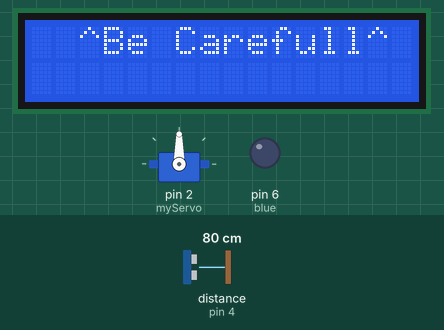
Simulated run of this sketch. Board: Arduino Uno, built with avr-gcc and run on an emulated ATmega328P. Shown: servo, 16×2 character LCD, output pins drawn as LEDs (lit = HIGH). Inputs (shaded band) come from the test bench; at power-on: distance to the obstacle (sensor on pin 4) 80 cm. The echo pulse lasts 58.3 µs per cm; pins used as bus, display or sensor lines are not drawn; what the sketch prints to the serial monitor is not drawn.

Above: at 0.2 s.
3.4 s: distance to the obstacle (sensor on pin 4) set to 53 cm
At 11.9 s:
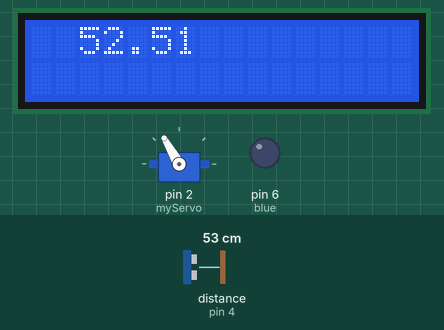
12.1 s: distance to the obstacle (sensor on pin 4) set to 48 cm
At 14.6 s:
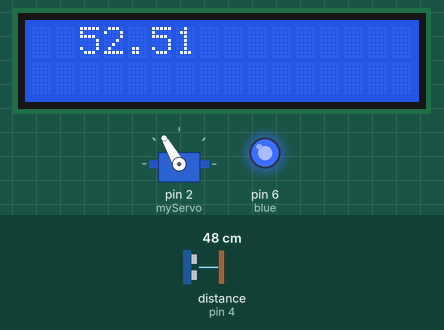
20.8 s: distance to the obstacle (sensor on pin 4) set to 60 cm
At 24.7 s:
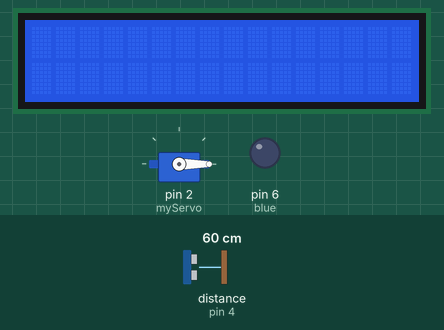
28.2 s: distance to the obstacle (sensor on pin 4) set to 2 cm
At 30.8 s:
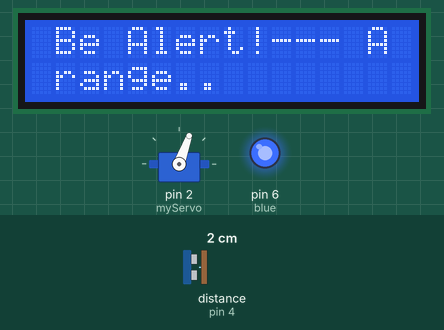
36.9 s: distance to the obstacle (sensor on pin 4) set to 120 cm
At 43.2 s:
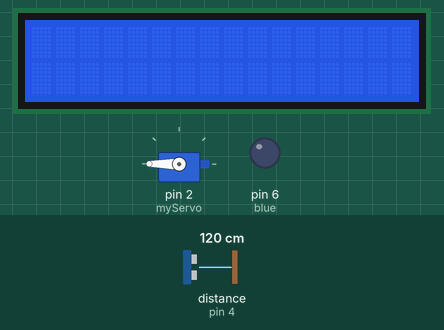
45.6 s: distance to the obstacle (sensor on pin 4) set to 4 cm
At 79.3 s:
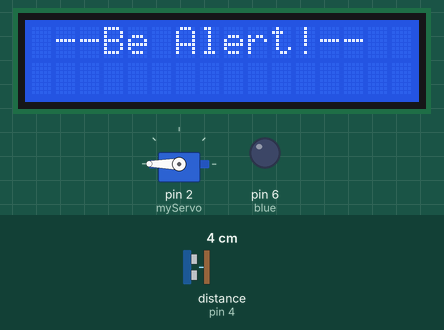
Timing chart, 0 to 80.3 s (numbered marks = the images above; inputs shaded):
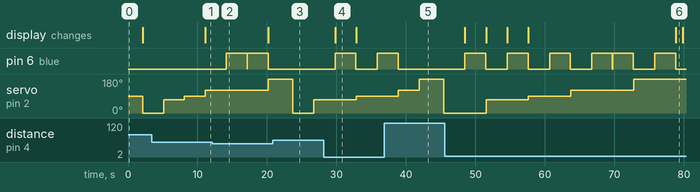

Measured:
- the behaviour switches between 51 and 50 cm on distance to the obstacle (sensor on pin 4) (found by bisection; images 1 and 2)
- after the input at 3.4 s, the display: changes after 7.7 s (image 1)
- after the input at 12.1 s, pin 6 (blue): alternates HIGH for 3.0 s and LOW for 0.02 s, starting after 2.0 s
- after the input at 20.8 s, pin 6 (blue): stays LOW (without the input it goes to HIGH after 2.4 s); servo on pin 2 (myServo): 180° → 0° after 2.9 s instead of 7.0 s
- after the input at 28.2 s, pin 6 (blue): LOW → HIGH after 1.6 s, → LOW 3.0 s later, → HIGH 3.1 s later; the display: changes after 1.6 s (image 4)
- after the input at 36.9 s, pin 6 (blue): goes on until 38.9 s, then stays LOW
- after the input at 45.6 s, pin 6 (blue): goes 3 × (HIGH 3.0 s, LOW 3.1 s), HIGH 3.0 s, LOW 0.02 s, HIGH 3.0 s, LOW 3.1 s, HIGH 3.0 s, then LOW, starting after 2.9 s; the display: first changes after 2.9 s (image 6 shows a later state)

The sketch:

Ultrasonic_servo.ino
```cpp
    #include <LiquidCrystal_I2C.h>
#include <Wire.h>
#include <Stepper.h>
#include <Servo.h>
#define trigger 3
#define echo 4
LiquidCrystal_I2C lcd(0x27, 16, 2);
int stepBothSide = 2000;
Stepper myStepper = Stepper(stepBothSide, 8, 9, 10, 11);
int blue = 6;

Servo myServo;
float distance;
long duration;
void setup() {
  pinMode(blue, OUTPUT);
  pinMode(trigger, OUTPUT);
  pinMode(echo, INPUT);
  myServo.attach(2);
 // myServo.write(0);
  Serial.begin(9600);
  lcd.init();
  lcd.backlight();
  lcd.setCursor(2, 0);
  Serial.println("---------Hello AND Welcome---------");
  //delay(2000);
  lcd.clear();
  lcd.setCursor(2, 0);
  lcd.print("Ultransonic");
  Serial.println("Ultransonic sensor is detecting an objects.... ");
  lcd.setCursor(1, 1);
  lcd.print("is detecting");
  //delay(4000);
  lcd.clear();
  lcd.setCursor(2, 0);
  lcd.print("^Be Carefull^");
  //Serial.println("Be Carefull");
  delay(2000);

  lcd.clear();
  /* digitalWrite(trigger, LOW);
  delayMicroseconds(2);
  digitalWrite(trigger, HIGH);
  delayMicroseconds(10);
  digitalWrite(trigger,LOW);

  duration = pulseIn(echo,HIGH);
  distance = duration*0.034/2;
  lcd.setCursor(5,0);
  lcd.print(distance);*/
}
void loop() {

  /* digitalWrite(trigger, LOW);
  delayMicroseconds(2);
  digitalWrite(trigger, HIGH);
  delayMicroseconds(10);
  digitalWrite(trigger,LOW);

  duration = pulseIn(echo,HIGH);
  distance = duration*0.034/2;*/

  myServo.write(0);
  delay(3000);
  digitalWrite(trigger, LOW);
  delayMicroseconds(2);
  digitalWrite(trigger, HIGH);
  delayMicroseconds(10);
  digitalWrite(trigger, LOW);

  duration = pulseIn(echo, HIGH);
  distance = duration * 0.034 / 2;
  //lcd.setCursor(2,0);
  //lcd.print(distance);
  Serial.print(distance);
  Serial.println("cm");
  if (distance <= 50) {

    lcd.clear();
    lcd.setCursor(1, 0);
    lcd.print("Be Alert!--- A unknown person enter our range..");
    Serial.println(" Be Alert!--- A unknown person enter our range ...");
    Serial.println(" This object distance is in 50 cm...");
     digitalWrite(blue, HIGH);
    delay(3000);

     digitalWrite(blue, LOW);
    //delay(1000);
    lcd.clear();
    lcd.setCursor(1, 0);
    lcd.print("Someone is in");
    lcd.setCursor(1, 1);
    lcd.print("range of 50cm");
    //delay(2000);
    lcd.clear();
  } else {
    digitalWrite(blue, LOW);
  }

  myServo.write(70);
  delay(3000);
  digitalWrite(trigger, LOW);
  delayMicroseconds(2);
  digitalWrite(trigger, HIGH);
  delayMicroseconds(10);
  digitalWrite(trigger, LOW);

  duration = pulseIn(echo, HIGH);
  distance = duration * 0.034 / 2;
  //lcd.setCursor(2,0);
  //lcd.print(distance);
  Serial.print(distance);
  Serial.println("cm");
  if (distance <= 50) {

    lcd.clear();
    lcd.setCursor(1, 0);
    lcd.print("Be Alert!--- A unknown person enter our range..");
    Serial.println("Be Alert!--- A unknown person enter our range ...");
    Serial.println("This object distance is in 50 cm...");
      digitalWrite(blue, HIGH);
    delay(3000);
     digitalWrite(blue, LOW);
    //delay(1000);
    lcd.clear();
    lcd.setCursor(1, 0);
    lcd.print("Someone is in");
    lcd.setCursor(1, 1);
    lcd.print("range of 50cm");
    //delay(2000);
    lcd.clear();
  } else {
    digitalWrite(blue, LOW);
  }

  myServo.write(90);
  delay(3000);
  digitalWrite(trigger, LOW);
  delayMicroseconds(2);
  digitalWrite(trigger, HIGH);
  delayMicroseconds(10);
  digitalWrite(trigger, LOW);

  duration = pulseIn(echo, HIGH);
  distance = duration * 0.034 / 2;
  lcd.setCursor(2, 0);
  lcd.print(distance);
  Serial.print(distance);
  Serial.println("cm");
  if (distance <= 50) {

    lcd.clear();
    Serial.println("Be Alert!--- A unknown person enter our range ...");
    Serial.println("This object distance is in 50 cm...");
     digitalWrite(blue, HIGH);
    delay(3000);
     digitalWrite(blue, LOW);
    lcd.setCursor(1, 0);
    lcd.print("--Be Alert!--");
    //delay(1000);
    lcd.clear();
    lcd.setCursor(1, 0);
    lcd.print("Someone is in");
    lcd.setCursor(1, 1);
    lcd.print("range of 50cm");
    //delay(2000);
    lcd.clear();
  } else {
    digitalWrite(blue, LOW);
  }
  myServo.write(120);
  delay(3000);
  digitalWrite(trigger, LOW);
  delayMicroseconds(2);
  digitalWrite(trigger, HIGH);
  delayMicroseconds(10);
  digitalWrite(trigger, LOW);

  duration = pulseIn(echo, HIGH);
  distance = duration * 0.034 / 2;
  //lcd.setCursor(2,0);
  Serial.print(distance);
  Serial.println(" cm");
  if (distance <= 50) {
    digitalWrite(blue, HIGH);
    delay(3000);
     digitalWrite(blue, LOW);
    Serial.println("Be Alert!--- A unknown person enter our range ...");
    Serial.println("This object distance is in 50 cm...");
     digitalWrite(blue, HIGH);
    delay(3000);
     digitalWrite(blue, LOW);
    lcd.clear();
    lcd.setCursor(1, 0);
    lcd.print("--Be Alert!--");
    //delay(1000);
    lcd.clear();
    lcd.setCursor(1, 0);
    lcd.print("Someone is in");
    lcd.setCursor(1, 1);
    lcd.print("range of 50cm");
    // delay(2000);
    lcd.clear();
  } else {
    digitalWrite(blue, LOW);
  }
  myServo.write(180);
  delay(3000);
  digitalWrite(trigger, LOW);
  delayMicroseconds(2);
  digitalWrite(trigger, HIGH);
  delayMicroseconds(10);
  digitalWrite(trigger, LOW);

  duration = pulseIn(echo, HIGH);
  distance = duration * 0.034 / 2;
  ///lcd.setCursor(2,0);
  Serial.print(distance);
  Serial.println(" cm");
  if (distance <= 50) {

    Serial.println("Be Alert!--- A unknown person enter our range ...");
    Serial.println("This object distance is in 50 cm...");
    digitalWrite(blue, HIGH);
    delay(3000);
     digitalWrite(blue, LOW);
    lcd.clear();
    lcd.setCursor(1, 0);
    lcd.print("--Be Alert!--");
    delay(1000);
    lcd.clear();
    lcd.setCursor(1, 0);
    lcd.print("Someone is in");
    lcd.setCursor(1, 1);
    lcd.print("range of 50cm");
    //delay(2000);
    lcd.clear();
  } else {
    digitalWrite(blue, LOW);
  }


  /*if(distance<=50){
      /*digitalWrite(trigger, LOW);
  delayMicroseconds(2);
  digitalWrite(trigger, HIGH);
  delayMicroseconds(10);
  digitalWrite(trigger,LOW);

  duration = pulseIn(echo,HIGH);
  distance = duration*0.034/2;*/
  //myServo.write(0);
  /* digitalWrite(blue, HIGH);
    lcd.clear();
    lcd.setCursor(1,0);
    lcd.print("--Be Alert!--");
    delay(1000);
    lcd.clear();
    lcd.setCursor(1,0);
    lcd.print("Someone is in");
    lcd.setCursor(1,1);
    lcd.print("range of 50cm");
    delay(2000);
    lcd.clear();*/

  /*if(distance==50){
    lcd.clear();
    lcd.setCursor(1,0);
    lcd.print("Someone is touch");
    lcd.setCursor(1,1);
    lcd.print("the red line");
    delay(2000);
    lcd.clear();

    }
  }*/


  /* digitalWrite(trigger, LOW);
  delayMicroseconds(2);
  digitalWrite(trigger, HIGH);
  delayMicroseconds(10);
  digitalWrite(trigger,LOW);

  duration = pulseIn(echo,HIGH);
  distance = duration*0.034/2;
  lcd.setCursor(2,0);
  lcd.print("Nearly object");
  lcd.setCursor(3,1);
  lcd.print("distance is");
  delay(1000);
  lcd.clear();
  lcd.setCursor(2,0);
  lcd.print(distance);
  lcd.setCursor(11,0);
  lcd.print("cm");
  delay(3000);
  myServo.write(0);

  delay(10);
  lcd.clear();*/


  delay(500);
}
```
